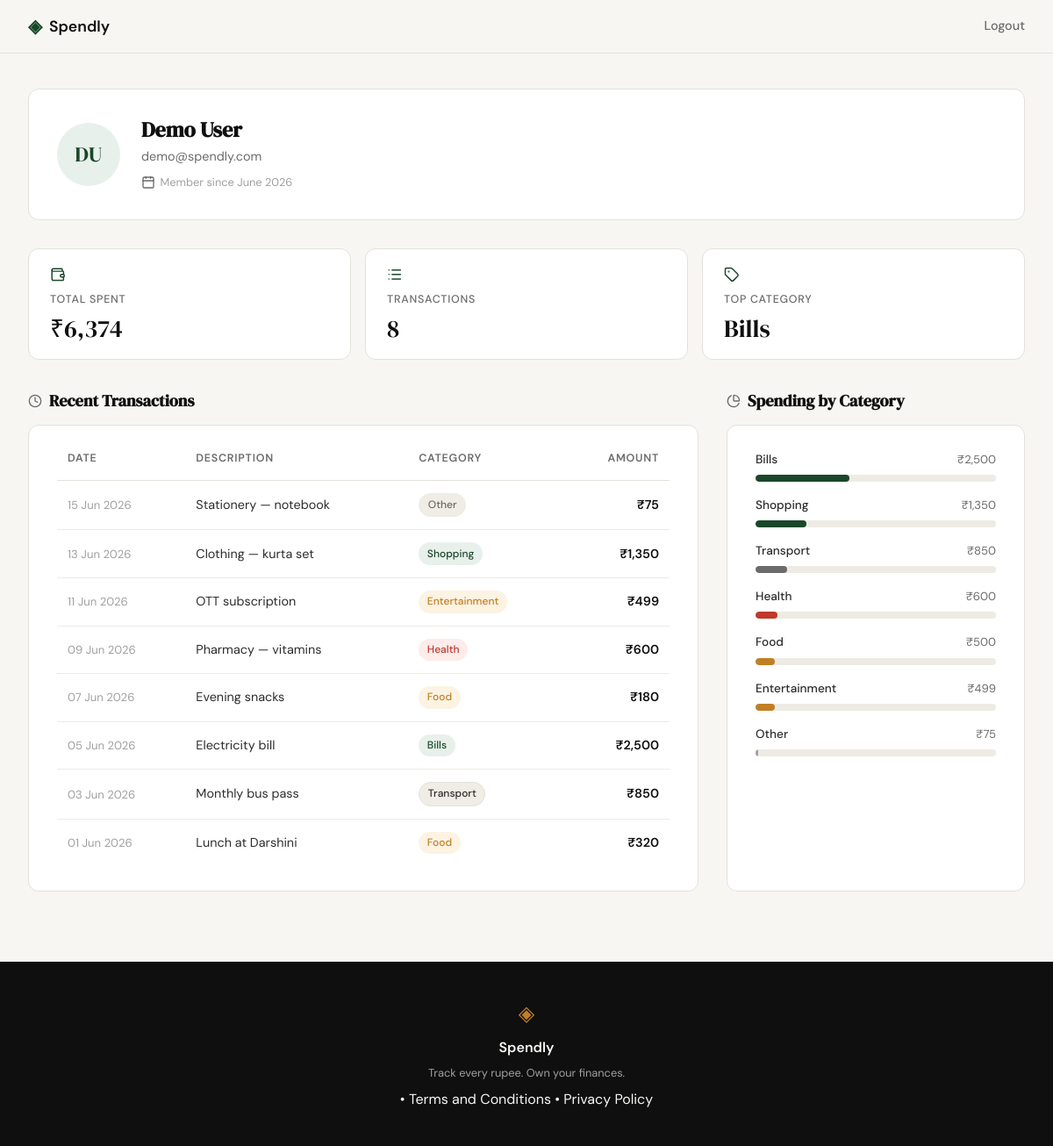
Screenshot of /profile (signed in) with the database file from the repository.
### tables this page shows
CREATE TABLE users (
            id            INTEGER PRIMARY KEY AUTOINCREMENT,
            name          TEXT    NOT NULL,
            email         TEXT    UNIQUE NOT NULL,
            password_hash TEXT    NOT NULL,
            created_at    TEXT    DEFAULT (datetime('now'))
        );

CREATE TABLE expenses (
            id          INTEGER PRIMARY KEY AUTOINCREMENT,
            user_id     INTEGER NOT NULL,
            amount      REAL    NOT NULL,
            category    TEXT    NOT NULL,
            date        TEXT    NOT NULL,
            description TEXT,
            created_at  TEXT    DEFAULT (datetime('now')),
            FOREIGN KEY (user_id) REFERENCES users (id)
        );

### app.py (the view)
@app.route("/profile")
def profile():
    if not session.get("user_id"):
        return redirect(url_for("login"))
    db_user = get_user_by_id(session["user_id"])
    if db_user is None:
        session.clear()
        return redirect(url_for("login"))
    user = {
        "name": db_user["name"],
        "email": db_user["email"],
        "member_since": _fmt_member_since(db_user["created_at"]),
    }
    expenses = get_user_expenses(session["user_id"])
    stats = get_user_stats(session["user_id"])
    categories = get_user_categories(session["user_id"])
    return render_template("profile.html", user=user, stats=stats,
                           expenses=expenses, categories=categories)

### database/db.py (called while the page is built)
def get_db():
    conn = sqlite3.connect(DB_PATH)
    conn.row_factory = sqlite3.Row
    conn.execute("PRAGMA foreign_keys = ON")
    return conn

def get_user_by_id(user_id):
    conn = get_db()
    cursor = conn.cursor()
    cursor.execute("SELECT * FROM users WHERE id = ?", (user_id,))
    user = cursor.fetchone()
    conn.close()
    return user

def _fmt_amount(amount_float):
    return f"₹{int(amount_float):,}"

def _fmt_date(date_str):
    from datetime import datetime
    dt = datetime.strptime(date_str, "%Y-%m-%d")
    return dt.strftime("%#d %b %Y")

def _fmt_member_since(created_at_str):
    from datetime import datetime
    dt = datetime.strptime(created_at_str, "%Y-%m-%d %H:%M:%S")
    return dt.strftime("%B %Y")

def get_user_expenses(user_id):
    conn = get_db()
    cursor = conn.cursor()
    cursor.execute(
        "SELECT date, description, category, amount FROM expenses "
        "WHERE user_id = ? ORDER BY date DESC LIMIT 10",
        (user_id,),
    )
    rows = cursor.fetchall()
    conn.close()
    return [
        {
            "date": _fmt_date(row["date"]),
            "description": row["description"],
            "category": row["category"],
            "amount": _fmt_amount(row["amount"]),
        }
        for row in rows
    ]

def get_user_stats(user_id):
    conn = get_db()
    cursor = conn.cursor()
    cursor.execute(
        "SELECT COALESCE(SUM(amount), 0) AS total, COUNT(*) AS cnt "
        "FROM expenses WHERE user_id = ?",
        (user_id,),
    )
    row = cursor.fetchone()
    total_float, count = row["total"], row["cnt"]
    cursor.execute(
        "SELECT category, SUM(amount) AS cat_total FROM expenses "
        "WHERE user_id = ? GROUP BY category ORDER BY cat_total DESC LIMIT 1",
        (user_id,),
    )
    top_row = cursor.fetchone()
    conn.close()
    return {
        "total_spent": _fmt_amount(total_float) if count > 0 else "₹0",
        "transaction_count": count,
        "top_category": top_row["category"] if top_row else "—",
    }

### templates/profile.html (shortened to what this page needs)
{% extends "base.html" %}
{% block head %}
<link rel="stylesheet" href="{{ url_for('static', filename='css/profile.css') }}">
{% endblock %}
{% block content %}
<div class="profile-page">
  <div class="profile-inner">
    <section class="profile-hero">
      <div class="profile-avatar">
        <span class="profile-avatar__initials">
          {{ user.name.split()[0][0] }}{{ user.name.split()[-1][0] }}
        </span>
      </div>
      <div class="profile-identity">
        <h1 class="profile-identity__name">{{ user.name }}</h1>
        <p class="profile-identity__email">{{ user.email }}</p>
        <p class="profile-identity__since">
          <i data-lucide="calendar" class="profile-icon"></i>
          Member since {{ user.member_since }}
        </p>
      </div>
    </section>
    <section class="profile-stats">
      <div class="profile-stat-card">
        <i data-lucide="wallet" class="profile-stat-card__icon"></i>
        <span class="profile-stat-card__label">Total Spent</span>
        <span class="profile-stat-card__value">{{ stats.total_spent }}</span>
      </div>
      <div class="profile-stat-card">
        <i data-lucide="list" class="profile-stat-card__icon"></i>
        <span class="profile-stat-card__label">Transactions</span>
        <span class="profile-stat-card__value">{{ stats.transaction_count }}</span>
      </div>
      <div class="profile-stat-card">
        <i data-lucide="tag" class="profile-stat-card__icon"></i>
        <span class="profile-stat-card__label">Top Category</span>
        <span class="profile-stat-card__value">{{ stats.top_category }}</span>
      </div>
    </section>
    <div class="profile-bottom-grid">
      <section class="profile-section">
        <h2 class="profile-section__heading">
          <i data-lucide="clock" class="profile-icon"></i>
          Recent Transactions
        </h2>
        <div class="profile-card">
          <table class="txn-table">
            <thead class="txn-table__head">
              <tr>
                <th class="txn-table__th">Date</th>
                <th class="txn-table__th">Description</th>
                <th class="txn-table__th">Category</th>
                <th class="txn-table__th txn-table__th--right">Amount</th>
              </tr>
            </thead>
            <tbody>
              {% for expense in expenses %}
              <tr class="txn-table__row">
                <td class="txn-table__td txn-table__td--date">{{ expense.date }}</td>
                <td class="txn-table__td">{{ expense.description }}</td>
                <td class="txn-table__td">
                  <span class="cat-badge cat-badge--{{ expense.category | lower | replace(' ', '-') }}">
                    {{ expense.category }}
                  </span>
                </td>
                <td class="txn-table__td txn-table__td--amount">{{ expense.amount }}</td>
              </tr>
              {% endfor %}
            </tbody>
          </table>
        </div>
      </section>
      <section class="profile-section">
        <h2 class="profile-section__heading">
          <i data-lucide="pie-chart" class="profile-icon"></i>
          Spending by Category
        </h2>
        <div class="profile-card profile-card--full-height">
          <div class="cat-breakdown">
            {% for cat in categories %}
            <div class="cat-breakdown__row">
              <div class="cat-breakdown__meta">
                <span class="cat-breakdown__name">{{ cat.name }}</span>
                <span class="cat-breakdown__total">{{ cat.total }}</span>
              </div>
              <div class="cat-breakdown__track">
                <div
                  class="cat-breakdown__fill cat-breakdown__fill--{{ cat.name | lower | replace(' ', '-') }}"
                  style="--bar-pct: {{ cat.pct }}%">
                </div>
              </div>
            </div>
            {% endfor %}
          </div>
        </div>
      </section>
    </div>
  </div>
</div>
{% endblock %}

### static/css/style.css (style rules this page uses)
:root { --ink: #0f0f0f; --ink-soft: #2d2d2d; --ink-muted: #6b6b6b; --ink-faint: #a0a0a0; --paper: #f7f6f3; --paper-warm: #f0ede6; --paper-card: #ffffff; --accent: #1a472a; --accent-light: #e8f0eb; --accent-2: #c17f24; --accent-2-light: #fdf3e3; --danger: #c0392b; --danger-light: #fdecea; --border: #e4e1da; --border-soft: #eeebe4; --font-display: 'DM Serif Display', Georgia, serif; --font-body: 'DM Sans', system-ui, sans-serif; --max-width: 1200px; --auth-width: 440px; --radius-sm: 6px; --radius-md: 12px; --radius-lg: 20px; }
*, *::before, *::after { box-sizing: border-box; margin: 0; padding: 0; }
html { font-size: 16px; scroll-behavior: smooth; }
body { background: var(--paper); color: var(--ink); font-family: var(--font-body); font-size: 1rem; line-height: 1.6; -webkit-font-smoothing: antialiased; }

### rows the page displays
users: name "D", name "U", name "Demo User", email "demo@spendly.com"
expenses: top_category "Bills", date "05 Jun 2026", description "Electricity bill", category "Bills", amount "₹2,500"
expenses: date "15 Jun 2026", description "Stationery — notebook", category "Other", amount "₹75"
expenses: date "13 Jun 2026", description "Clothing — kurta set", category "Shopping", amount "₹1,350"
expenses: date "11 Jun 2026", description "OTT subscription", category "Entertainment", amount "₹499"
expenses: date "09 Jun 2026", description "Pharmacy — vitamins", category "Health", amount "₹600"
expenses: date "07 Jun 2026", description "Evening snacks", category "Food", amount "₹180"
expenses: date "03 Jun 2026", description "Monthly bus pass", category "Transport", amount "₹850"
expenses: date "01 Jun 2026", description "Lunch at Darshini", category "Food", amount "₹320"

### other values shown
{{ user.member_since }} "June 2026"
{{ stats.total_spent }} "₹6,374"
{{ stats.transaction_count }} "8"
{{ cat.name }} "Bills" "Shopping" "Transport" "Health" "Food" "Entertainment" "Other"
{{ cat.total }} "₹2,500" "₹1,350" "₹850" "₹600" "₹500" "₹499" "₹75"
